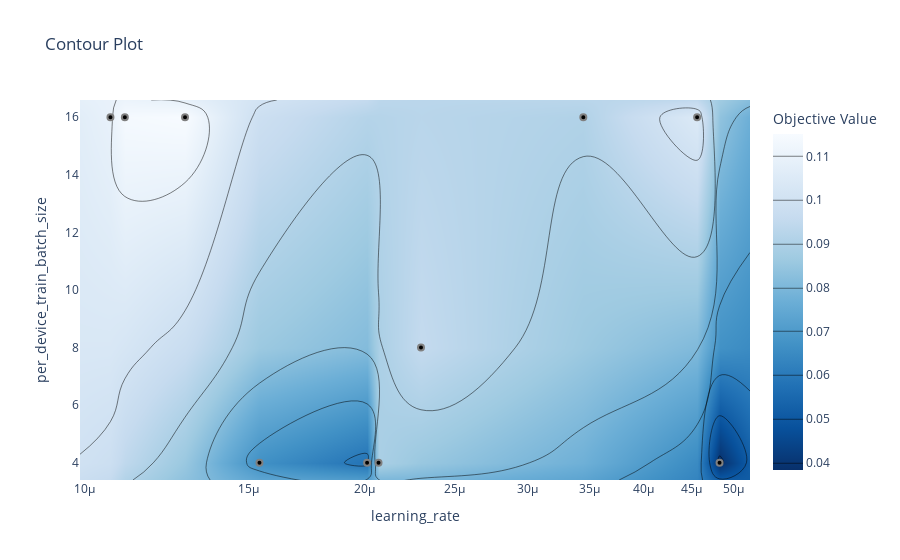

Notebook cell for this chart:
### Code cell
optuna.visualization.plot_contour(study, params=['learning_rate', 'per_device_train_batch_size']).show()

### Figure 1 — Plotly figure (JSON) as saved in the notebook; plotly's stock layout.template omitted (floating-point values rounded to 4 significant figures)
{"data": [{"colorbar": {"title": {"text": "Objective Value"}}, "colorscale": [[0, "rgb(247,251,255)"], [0.125, "rgb(222,235,247)"], [0.25, "rgb(198,219,239)"], [0.375, "rgb(158,202,225)"], [0.5, "rgb(107,174,214)"], [0.625, "rgb(66,146,198)"], [0.75, "rgb(33,113,181)"], [0.875, "rgb(8,81,156)"], [1, "rgb(8,48,107)"]], "connectgaps": true, "contours": {"coloring": "heatmap"}, "hoverinfo": "none", "line": {"smoothing": 1.3}, "reversescale": true, "type": "contour", "x": [9.882e-06, 1.066e-05, 1.104e-05, 1.282e-05, 1.542e-05, 2.014e-05, 2.072e-05, 2.302e-05, 3.444e-05, 4.567e-05, 4.828e-05, 5.207e-05], "y": [3.4, 4, 8, 16, 16.6], "z": [[null, null, null, null, null, null, null, null, null, null, null, null], [null, null, null, null, 0.06679, 0.05818, 0.08911, null, null, null, 0.03831, null], [null, null, null, null, null, null, null, 0.09548, null, null, null, null], [null, 0.1093, 0.1141, 0.1151, null, null, null, null, 0.09081, 0.1045, null, null], [null, null, null, null, null, null, null, null, null, null, null, null]]}, {"marker": {"color": "black", "line": {"color": "Gray", "width": 2}}, "mode": "markers", "name": "Feasible Trial", "showlegend": false, "type": "scatter", "x": [1.282e-05, 4.567e-05, 4.828e-05, 2.072e-05, 1.542e-05, 1.066e-05, 2.302e-05, 1.104e-05, 3.444e-05, 2.014e-05], "y": [16, 16, 4, 4, 4, 16, 8, 16, 16, 4]}, {"marker": {"color": "#cccccc", "line": {"color": "Gray", "width": 2}}, "mode": "markers", "name": "Infeasible Trial", "showlegend": false, "type": "scatter", "x": [], "y": []}], "layout": {"title": {"text": "Contour Plot"}, "xaxis": {"range": [-5.005, -4.283], "title": {"text": "learning_rate"}, "type": "log"}, "yaxis": {"range": [3.4, 16.6], "title": {"text": "per_device_train_batch_size"}}}}
